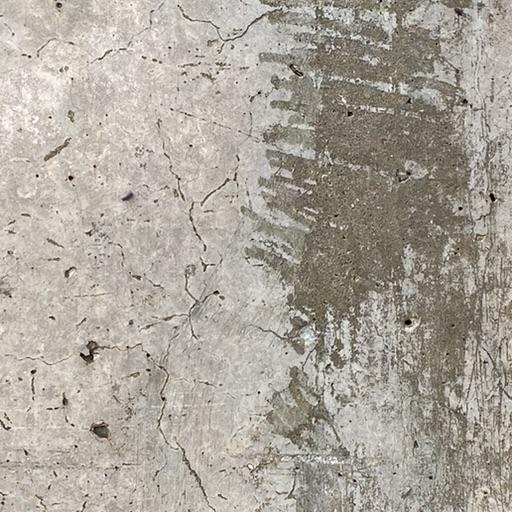
#> input picture ai/export/samples/sample_fixture_1.png, 512 x 512 px
$ python -i yolo_detector.py   (imports and definitions only)
#> lines starting #> are read from the running program, lines starting #| are printed output that depends on the picture; after the words box and inside, x2 and y2 are one past the last pixel; in counts of white or black regions, pixels touching at a corner belong together
"""YOLO-based crack localization module (Stage 2) with computer vision contour fallback."""

import os
import logging
from typing import List, Dict, Any, Optional
import numpy as np
import cv2
from PIL import Image

logger = logging.getLogger(__name__)


class YOLOCrackDetector:
    """YOLO detector for crack localization with computer vision fallback."""

    def __init__(self, model_path: Optional[str] = None, conf_threshold: float = 0.25):
        self.conf_threshold = conf_threshold
        self.model = None
        self.is_custom_model_loaded = False

        if model_path and os.path.exists(model_path):
            try:
                from ultralytics import YOLO
                self.model = YOLO(model_path)
                self.is_custom_model_loaded = True
                logger.info(f"Loaded YOLO crack detection model from {model_path}")
            except Exception as e:
                logger.warning(f"Could not load YOLO model from {model_path}: {e}. Fallback active.")

    def detect(self, pil_image: Image.Image, is_crack_hint: bool = True) -> List[Dict[str, Any]]:
        """Run crack localization. Returns list of bounding boxes."""
        if self.is_custom_model_loaded and self.model is not None:
            return self._detect_with_yolo(pil_image)
        elif is_crack_hint:
            return self._detect_with_cv_contours(pil_image)
        return []

    def _detect_with_yolo(self, pil_image: Image.Image) -> List[Dict[str, Any]]:
        results = self.model.predict(pil_image, conf=self.conf_threshold, verbose=False)
        boxes_out: List[Dict[str, Any]] = []

        for result in results:
            if result.boxes is not None:
                for box in result.boxes:
                    coords = box.xyxy[0].tolist()
                    conf = float(box.conf[0].item())
                    cls_id = int(box.cls[0].item())
                    label = self.model.names.get(cls_id, "Crack") if hasattr(self.model, "names") else "Crack"
                    boxes_out.append({
                        "x1": round(coords[0], 1),
                        "y1": round(coords[1], 1),
                        "x2": round(coords[2], 1),
                        "y2": round(coords[3], 1),
                        "confidence": round(conf, 4),
                        "label": label,
                    })
        return boxes_out

    def _detect_with_cv_contours(self, pil_image: Image.Image) -> List[Dict[str, Any]]:
        """Intelligent computer vision fallback for crack localization via morphological analysis."""
        img_np = np.array(pil_image)
        gray = cv2.cvtColor(img_np, cv2.COLOR_RGB2GRAY) if len(img_np.shape) == 3 else img_np

        # Adaptive thresholding to catch dark crack lines on concrete
        blurred = cv2.GaussianBlur(gray, (5, 5), 0)
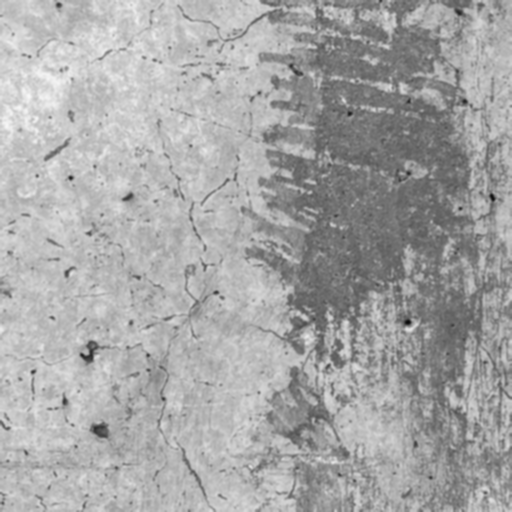
#> blurred: shape (512, 512); min 8, max 247, mean 166.2
        thresh = cv2.adaptiveThreshold(
            blurred, 255, cv2.ADAPTIVE_THRESH_GAUSSIAN_C, cv2.THRESH_BINARY_INV, 21, 5
        )
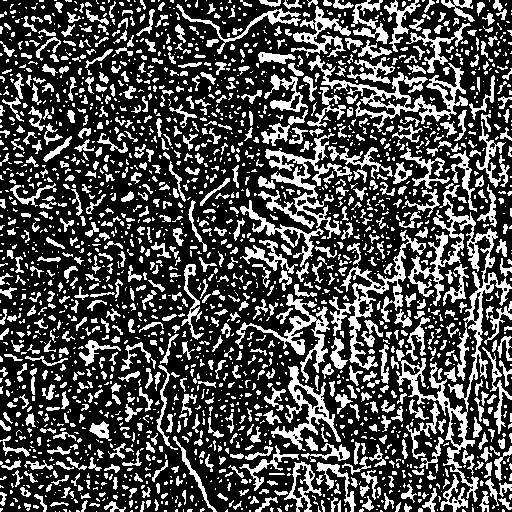
#> thresh: shape (512, 512); 30.2% white; 2304 white regions (1504 under 20 px), largest, box (x1, y1, x2, y2) and area: (396, 185, 512, 502) 5486, (308, 55, 468, 132) 2431, (258, 133, 352, 239) 2277

        # Morphological filtering to isolate elongated crack features
        kernel = cv2.getStructuringElement(cv2.MORPH_RECT, (3, 3))
        filtered = cv2.morphologyEx(thresh, cv2.MORPH_OPEN, kernel)
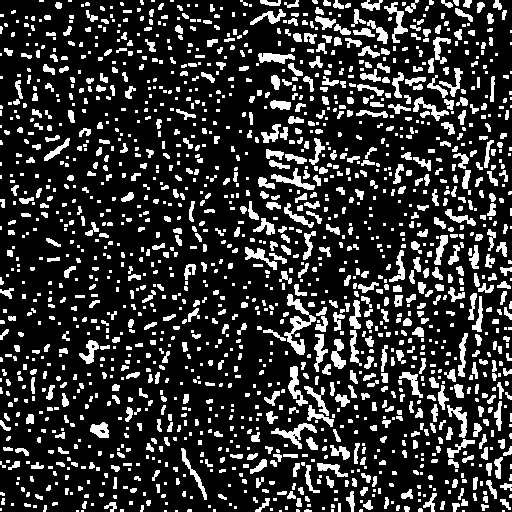
#> filtered: shape (512, 512); 19.9% white; 1685 white regions (881 under 20 px)

        contours, _ = cv2.findContours(filtered, cv2.RETR_EXTERNAL, cv2.CHAIN_APPROX_SIMPLE)
#> contours = 1685 contours, 1181 with area under 20; largest, box (x1, y1, x2, y2) and area: (284, 294, 316, 355) 486, (271, 423, 317, 449) 278, (288, 366, 308, 406) 244, (271, 168, 315, 190) 232, (384, 2, 408, 43) 226
        boxes_out: List[Dict[str, Any]] = []
        img_h, img_w = gray.shape
#> img_h = 512; img_w = 512

        for cnt in contours:
            area = cv2.contourArea(cnt)
            if area < 50:  # Filter out fine aggregate noise
                continue
            x, y, w, h = cv2.boundingRect(cnt)
            # Check aspect ratio or size
            if (w * h) / (img_w * img_h) > 0.9:  # Filter entire border
                continue

            boxes_out.append({
                "x1": float(x),
                "y1": float(y),
                "x2": float(x + w),
                "y2": float(y + h),
                "confidence": round(min(0.70 + (area / 1000.0) * 0.15, 0.95), 4),
                "label": "Crack Region",
            })
#> this loop made 1685 passes
#> area on passes 19, 27, 30: 20.5, 22.5, 34
#> after the loop, boxes_out = 147 items

        # Keep top 5 largest crack candidate boxes
        boxes_out.sort(key=lambda b: (b["x2"] - b["x1"]) * (b["y2"] - b["y1"]), reverse=True)
        return boxes_out[:5]

>>> import cv2
>>> picture = cv2.cvtColor(cv2.imread('../export/samples/sample_fixture_1.png'), cv2.COLOR_BGR2RGB)
>>> result = YOLOCrackDetector().detect(picture)
#> result = 5 items

$ run again, on ai/export/samples/sample_fixture_2.png
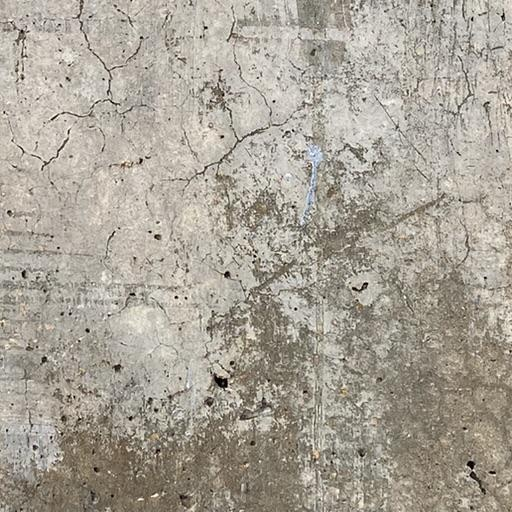
#> input picture ai/export/samples/sample_fixture_2.png, 512 x 512 px
#> in _detect_with_cv_contours, `thresh = cv2.adaptiveThreshold( blurred, 255, cv2.ADAPTIVE_THRESH_GAUS..`:
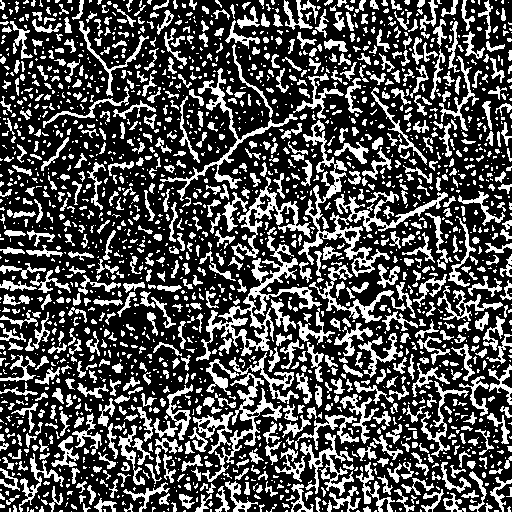
#> thresh: shape (512, 512); 31.4% white; 2155 white regions (1346 under 20 px), largest, box (x1, y1, x2, y2) and area: (298, 120, 448, 277) 3210, (196, 236, 322, 361) 2692, (160, 68, 298, 201) 1369
#> in _detect_with_cv_contours, `filtered = cv2.morphologyEx(thresh, cv2.MORPH_OPEN, kernel)`:
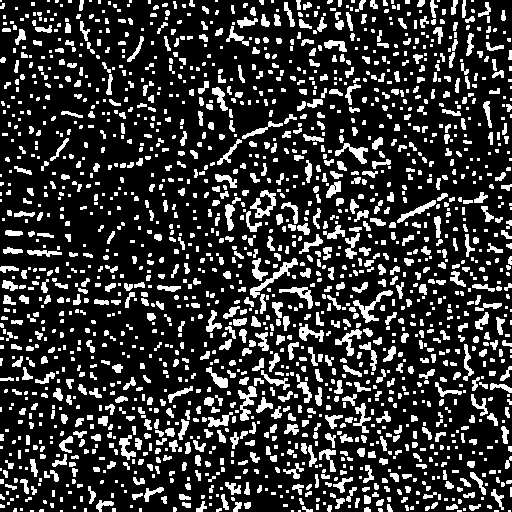
#> filtered: shape (512, 512); 21% white; 1856 white regions (939 under 20 px)
#> contours = 1856 contours, 1293 with area under 20; largest, box (x1, y1, x2, y2) and area: (250, 258, 298, 298) 278, (353, 290, 393, 323) 245, (238, 386, 257, 421) 233, (250, 190, 276, 218) 226, (279, 287, 313, 309) 208
#> the loop in _detect_with_cv_contours, `for cnt in contours:` made 1856 passes
#> area on passes 21, 28, 29: 20.5, 34.5, 36.5
#> after the loop in _detect_with_cv_contours, `for cnt in contours:`: boxes_out = 148 items
#> result = 5 items

$ run again, on ai/export/samples/sample_fixture_3.png
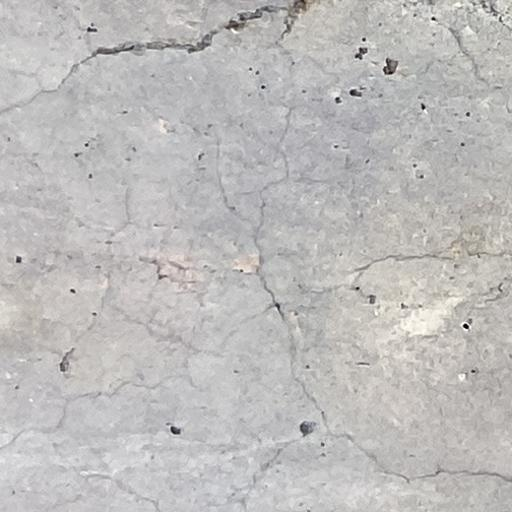
#> input picture ai/export/samples/sample_fixture_3.png, 512 x 512 px
#> in _detect_with_cv_contours, `thresh = cv2.adaptiveThreshold( blurred, 255, cv2.ADAPTIVE_THRESH_GAUS..`:
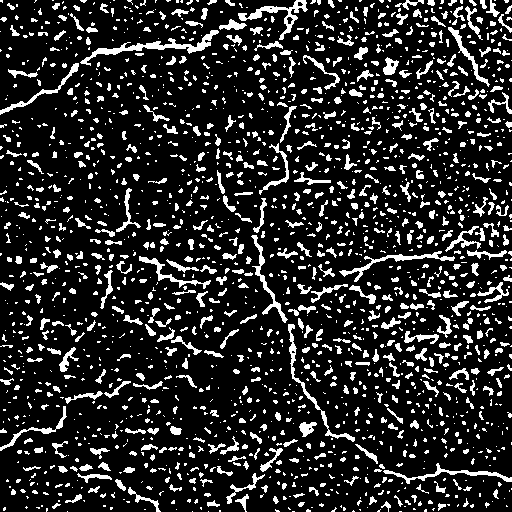
#> thresh: shape (512, 512); 16% white; 2012 white regions (1390 under 20 px), largest, box (x1, y1, x2, y2) and area: (80, 30, 219, 66) 862, (238, 0, 308, 40) 583, (288, 324, 355, 442) 536
#> in _detect_with_cv_contours, `filtered = cv2.morphologyEx(thresh, cv2.MORPH_OPEN, kernel)`:
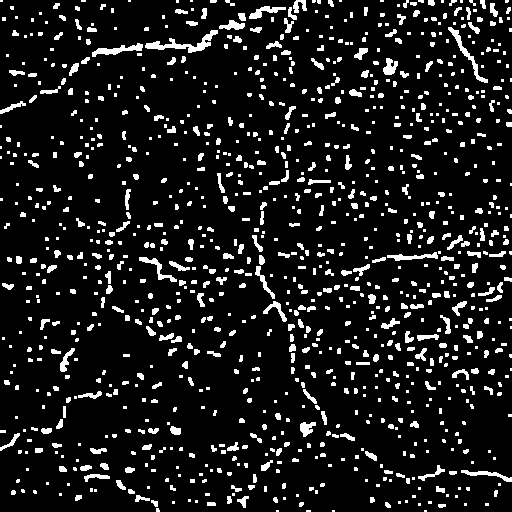
#> filtered: shape (512, 512); 10.3% white; 1108 white regions (626 under 20 px)
#> contours = 1108 contours, 864 with area under 20; largest, box (x1, y1, x2, y2) and area: (145, 30, 218, 53) 390, (448, 27, 488, 83) 246, (92, 43, 143, 57) 230, (139, 257, 177, 282) 164, (249, 6, 286, 19) 158
#> the loop in _detect_with_cv_contours, `for cnt in contours:` made 1108 passes
#> area on passes 12, 18, 24: 23.5, 22, 23
#> after the loop in _detect_with_cv_contours, `for cnt in contours:`: boxes_out = 41 items
#> result = 5 items
